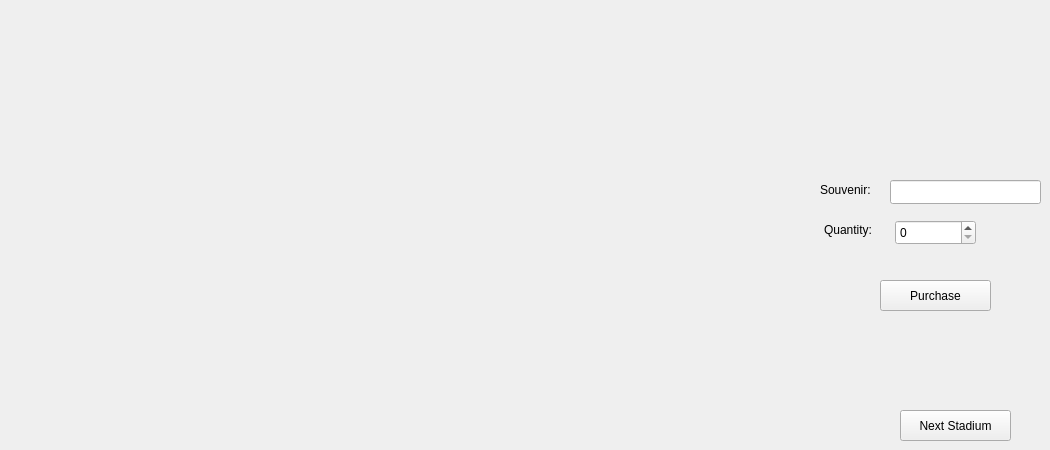
    <widget class="QWidget" name="TripStopPage">
     <widget class="QLabel" name="label_tripStopHeader">
      <property name="geometry">
       <rect>
        <x>50</x>
        <y>5</y>
        <width>951</width>
        <height>91</height>
       </rect>
      </property>
      <property name="font">
       <font>
        <pointsize>35</pointsize>
        <stylestrategy>PreferDefault</stylestrategy>
       </font>
      </property>
      <property name="text">
       <string/>
      </property>
      <property name="alignment">
       <set>Qt::AlignCenter</set>
      </property>
     </widget>
     <widget class="QTableView" name="tableView_stadiumSouvenirs">
      <property name="geometry">
       <rect>
        <x>100</x>
        <y>170</y>
        <width>661</width>
        <height>221</height>
       </rect>
      </property>
      <property name="font">
       <font>
        <family>Harmonia Sans Pro,Arial,sans-serif</family>
        <pointsize>17</pointsize>
        <weight>75</weight>
        <bold>true</bold>
       </font>
      </property>
      <property name="styleSheet">
       <string notr="true">font-family:'Harmonia Sans Pro,Arial,sans-serif';
background-color: transparent;
color: white;
</string>
      </property>
      <property name="showGrid">
       <bool>false</bool>
      </property>
      <attribute name="horizontalHeaderVisible">
       <bool>false</bool>
      </attribute>
      <attribute name="verticalHeaderVisible">
       <bool>false</bool>
      </attribute>
     </widget>
     <widget class="QPushButton" name="pushButton_nextStadium">
      <property name="geometry">
       <rect>
        <x>900</x>
        <y>410</y>
        <width>111</width>
        <height>31</height>
       </rect>
      </property>
      <property name="text">
       <string>Next Stadium</string>
      </property>
     </widget>
     <widget class="QLabel" name="label_TransparentBackground_13">
      <property name="geometry">
       <rect>
        <x>90</x>
        <y>160</y>
        <width>681</width>
        <height>241</height>
       </rect>
      </property>
      <property name="accessibleName">
       <string>transparentBar</string>
      </property>
      <property name="styleSheet">
       <string notr="true">	background-color: rgba(0, 0, 0, .70);
	border-radius: 10px;
</string>
      </property>
      <property name="text">
       <string/>
      </property>
     </widget>
     <widget class="QPushButton" name="pushButton_purchaseItem">
      <property name="geometry">
       <rect>
        <x>880</x>
        <y>280</y>
        <width>111</width>
        <height>31</height>
       </rect>
      </property>
      <property name="text">
       <string>Purchase</string>
      </property>
     </widget>
     <widget class="QSpinBox" name="spinBox_Quantity">
      <property name="geometry">
       <rect>
        <x>895</x>
        <y>220</y>
        <width>81</width>
        <height>25</height>
       </rect>
      </property>
     </widget>
     <widget class="QLabel" name="label">
      <property name="geometry">
       <rect>
        <x>824</x>
        <y>220</y>
        <width>61</width>
        <height>20</height>
       </rect>
      </property>
      <property name="text">
       <string>Quantity:</string>
      </property>
     </widget>
     <widget class="QLineEdit" name="lineEdit_selectedSouvenirToPurchase">
      <property name="geometry">
       <rect>
        <x>890</x>
        <y>180</y>
        <width>151</width>
        <height>24</height>
       </rect>
      </property>
     </widget>
     <widget class="QLabel" name="label_11">
      <property name="geometry">
       <rect>
        <x>820</x>
        <y>180</y>
        <width>61</width>
        <height>20</height>
       </rect>
      </property>
      <property name="text">
       <string>Souvenir:</string>
      </property>
     </widget>
     <zorder>label_TransparentBackground_13</zorder>
     <zorder>label_tripStopHeader</zorder>
     <zorder>tableView_stadiumSouvenirs</zorder>
     <zorder>pushButton_nextStadium</zorder>
     <zorder>pushButton_purchaseItem</zorder>
     <zorder>spinBox_Quantity</zorder>
     <zorder>label</zorder>
     <zorder>lineEdit_selectedSouvenirToPurchase</zorder>
     <zorder>label_11</zorder>
    </widget>
